Frame 1 (no input): blank canvas, image omitted
Frame 60 (the mouse pressed at the canvas centre just before this capture): blank canvas, image omitted
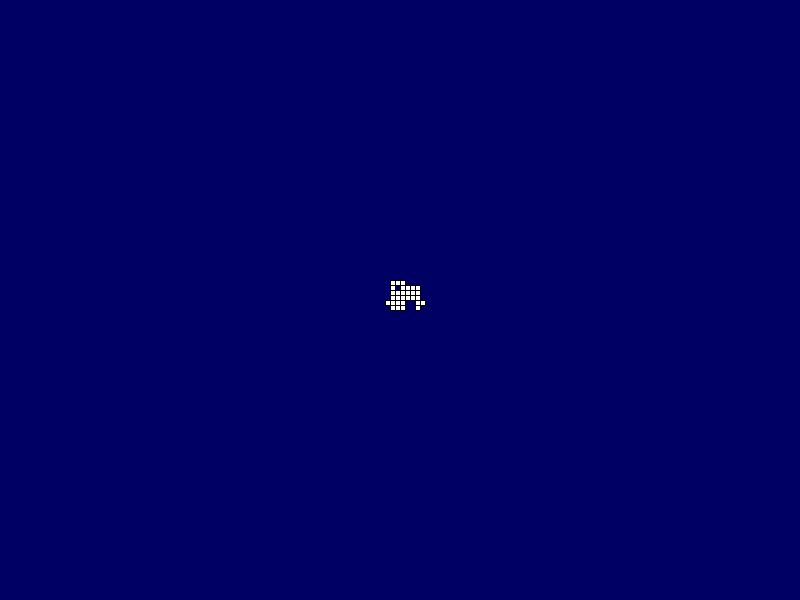
Frame 120 (the mouse held since frame 60 and released just before this capture)

The Processing sketch whose frames 1 and 60 were blank and that drew this single picture after the mouse press (run headless with seeded random() and noise(); from frame 60 on, the mouse is pressed at the canvas centre):

// Processing sketch: sketch_Walker_
// ── sketch_Walker_.pde
//Walker w;
ArrayList<Walker> walkers = new ArrayList<Walker>();


void setup(){
  size(800, 600);
  //w = new Walker(width/2, height/2);
  background(0, 0, 100);
  
}

void draw(){
  for(int i=0; i< walkers.size(); i++){
    Walker w = walkers.get(i);
    w.step();
    w.display();
    
    
  }
  //w.step();
  //w.display();
  
}

void mousePressed(){
 walkers.add(new Walker(mouseX, mouseY)); 
 
}
// ── Walker.pde
class Walker{
 int x, y;
 
 Walker(int x, int y){
   this.x=x;
   this.y=y;
   
 }
 
 void display(){
   stroke(0);
   rect(x, y, 5, 5);
   
 }
 
 void step(){
   int choice = int(random(4));
   if(choice == 0){
    this.x +=5;  
   }else if (choice == 1){
     this.x-=5;     
   }else if (choice == 2){
     this.y +=5;
   }else{
    this.y -=5; 
   }
   
   this.x= constrain(this.x, 0, width);
   this.y= constrain(this.y, 0, height); 
   
 }
 
}
